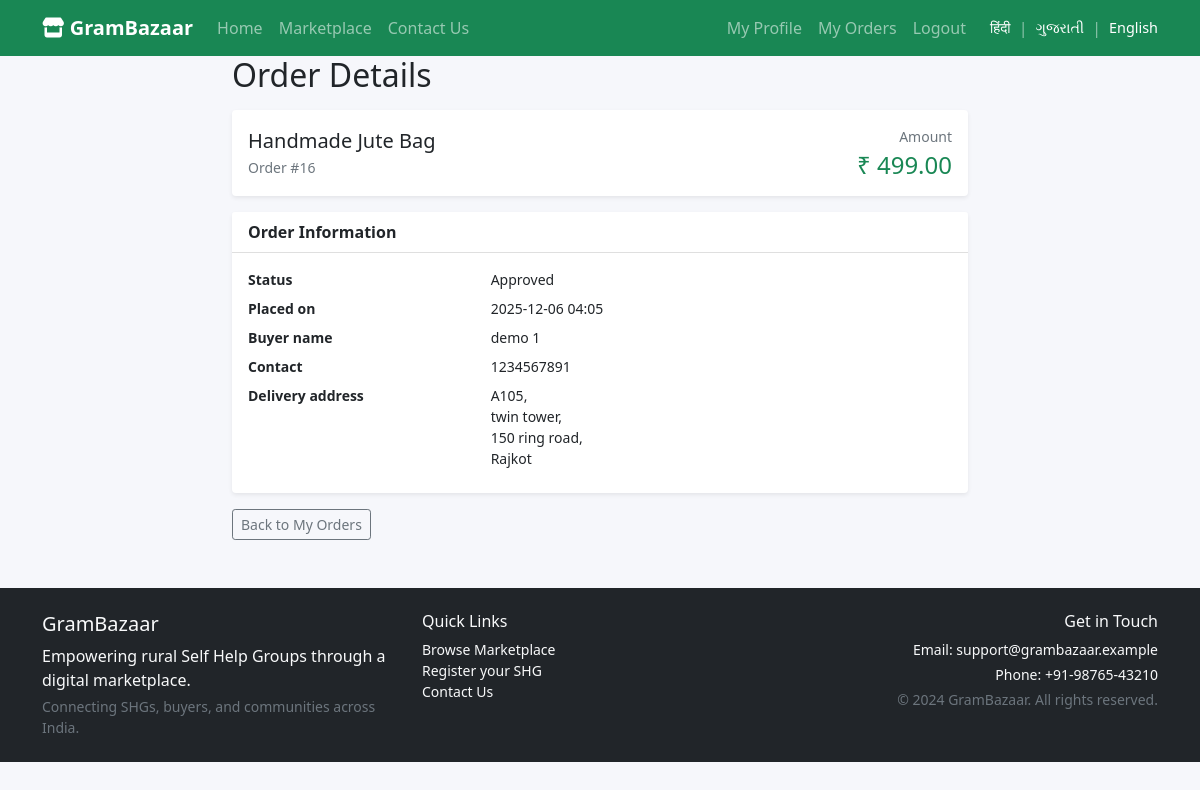
The page /order/16/ (signed in) on the database its author committed.
### market/models.py (models this page shows, shortened)
class Order(models.Model):
    STATUS_CHOICES = [
        ('pending_admin_approval', _('Pending Admin Approval')),
        ('approved', _('Approved')),
        ('shipped', _('Shipped')),
        ('delivered', _('Delivered')),
        ('cancelled', _('Cancelled')),
    ]
    product = models.ForeignKey(Product, on_delete=models.CASCADE)
    buyer_name = models.CharField(max_length=100)
    buyer_contact = models.CharField(max_length=20)
    address = models.TextField()
    amount = models.DecimalField(max_digits=10, decimal_places=2)
    status = models.CharField(max_length=30, choices=STATUS_CHOICES, default='pending_admin_approval')
    created_at = models.DateTimeField(auto_now_add=True)
    updated_at = models.DateTimeField(auto_now=True)

class Product(models.Model):
    STATUS_CHOICES = [
        ('draft', _('Draft')),
        ('pending', _('Pending')),
        ('live', _('Live')),
        ('rejected', _('Rejected')),
    ]
    CATEGORY_CHOICES = [
        ('handicrafts', _('Handicrafts')),
        ('food', _('Food Products')),
        ('textiles', _('Textiles')),
        ('pottery', _('Pottery')),
        ('jewelry', _('Jewelry')),
        ('other', _('Other')),
    ]
    shg = models.ForeignKey(SHG, on_delete=models.CASCADE)
    title = models.CharField(max_length=200)
    slug = models.SlugField(max_length=250, unique=True, blank=True)
    description = models.TextField()
    price = models.DecimalField(max_digits=10, decimal_places=2)
    category = models.CharField(max_length=20, choices=CATEGORY_CHOICES)
    image = models.ImageField(upload_to='product_images/')
    inventory = models.PositiveIntegerField(default=0)
    status = models.CharField(max_length=20, choices=STATUS_CHOICES, default='draft')
    removal_requested = models.BooleanField(default=False)
    created_at = models.DateTimeField(auto_now_add=True)
    updated_at = models.DateTimeField(auto_now=True)

### market/views.py (the view)
# urls.py: path('order/<int:order_id>/', views.order_detail, name='order_detail'),
@login_required
def order_detail(request, order_id):
    order = get_object_or_404(Order, id=order_id)
    if not (order.buyer_name == f"{request.user.first_name} {request.user.last_name}".strip() or
            order.buyer_name == request.user.username):
        raise Http404("Order not found")
    return render(request, 'market/buyer/order_detail.html', {
        'order': order
    })

### market/templates/market/buyer/order_detail.html (shortened to what this page needs)
{% extends 'market/base.html' %}
{% block content %}
<div class="row justify-content-center">
    <div class="col-md-8">
        <h2 class="mb-3">Order Details</h2>
        <div class="card shadow-sm mb-3">
            <div class="card-body d-flex justify-content-between align-items-center">
                <div>
                    <h5 class="card-title mb-1">{{ order.product.title }}</h5>
                    <p class="mb-0 small text-muted">Order #{{ order.id }}</p>
                </div>
                <div class="text-end">
                    <p class="mb-1 small text-muted">Amount</p>
                    <h4 class="text-success mb-0">₹ {{ order.amount }}</h4>
                </div>
            </div>
        </div>
        <div class="card shadow-sm mb-3">
            <div class="card-header">Order Information</div>
            <div class="card-body">
                <dl class="row mb-0 small">
                    <dt class="col-sm-4">Status</dt>
                    <dd class="col-sm-8">{{ order.get_status_display }}</dd>
                    <dt class="col-sm-4">Placed on</dt>
                    <dd class="col-sm-8">{{ order.created_at|date:'Y-m-d H:i' }}</dd>
                    <dt class="col-sm-4">Buyer name</dt>
                    <dd class="col-sm-8">{{ order.buyer_name }}</dd>
                    <dt class="col-sm-4">Contact</dt>
                    <dd class="col-sm-8">{{ order.buyer_contact|default:'-' }}</dd>
                    <dt class="col-sm-4">Delivery address</dt>
                    <dd class="col-sm-8">{{ order.address|linebreaksbr }}</dd>
                </dl>
            </div>
        </div>
        <a href="{% url 'market:my_orders' %}" class="btn btn-outline-secondary btn-sm">Back to My Orders</a>
    </div>
</div>
{% endblock %}

### market/static/market/css/styles.css (style rules this page uses)
body { background-color: #f6f7fb; font-family: system-ui, -apple-system, BlinkMacSystemFont, 'Segoe UI', sans-serif; }
.card { border: 0; box-shadow: 0 4px 14px rgba(15, 23, 42, 0.08); }
.card-header { font-weight: 600; background-color: #ffffff; }

### market/templates/partials/google_translate.html (style rules this page uses)
body { top: 0 !important; padding-top: 0 !important; margin-top: 0 !important; position: static !important; }

### rows shown on the page
Order: product "Handmade Jute Bag", id "16", amount "499.00", status "Approved", created_at "2025-12-06 04:05", buyer_name "demo 1", buyer_contact "1234567891", address "A105, twin tower, 150 ring road, Rajkot"
